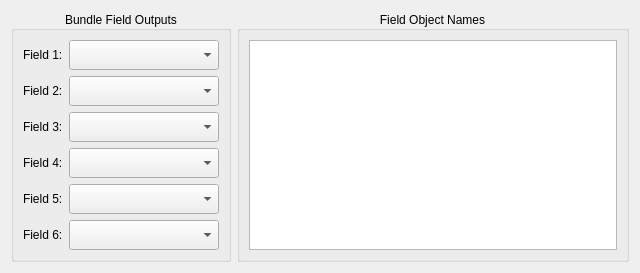
<?xml version="1.0" encoding="UTF-8"?>
<ui version="4.0">
 <class>GetFieldsFromBundleDialog</class>
 <widget class="QDialog" name="GetFieldsFromBundleDialog">
  <property name="geometry">
   <rect>
    <x>0</x>
    <y>0</y>
    <width>640</width>
    <height>273</height>
   </rect>
  </property>
  <property name="minimumSize">
   <size>
    <width>640</width>
    <height>273</height>
   </size>
  </property>
  <property name="windowTitle">
   <string>Dialog</string>
  </property>
  <layout class="QHBoxLayout" name="horizontalLayout">
   <item>
    <widget class="QGroupBox" name="groupBox">
     <property name="sizePolicy">
      <sizepolicy hsizetype="Preferred" vsizetype="Ignored">
       <horstretch>0</horstretch>
       <verstretch>0</verstretch>
      </sizepolicy>
     </property>
     <property name="maximumSize">
      <size>
       <width>16777215</width>
       <height>9999</height>
      </size>
     </property>
     <property name="title">
      <string>Bundle Field Outputs</string>
     </property>
     <property name="alignment">
      <set>Qt::AlignCenter</set>
     </property>
     <layout class="QGridLayout" name="gridLayout_2">
      <item row="0" column="0">
       <widget class="QLabel" name="label">
        <property name="text">
         <string>Field 1:</string>
        </property>
       </widget>
      </item>
      <item row="1" column="0">
       <widget class="QLabel" name="label_2">
        <property name="text">
         <string>Field 2:</string>
        </property>
       </widget>
      </item>
      <item row="2" column="0">
       <widget class="QLabel" name="label_3">
        <property name="text">
         <string>Field 3:</string>
        </property>
       </widget>
      </item>
      <item row="3" column="0">
       <widget class="QLabel" name="label_4">
        <property name="text">
         <string>Field 4:</string>
        </property>
       </widget>
      </item>
      <item row="4" column="0">
       <widget class="QLabel" name="label_5">
        <property name="text">
         <string>Field 5:</string>
        </property>
       </widget>
      </item>
      <item row="5" column="0">
       <widget class="QLabel" name="label_6">
        <property name="text">
         <string>Field 6:</string>
        </property>
       </widget>
      </item>
      <item row="0" column="1">
       <widget class="QComboBox" name="fieldComboBox1_">
        <property name="minimumSize">
         <size>
          <width>150</width>
          <height>30</height>
         </size>
        </property>
       </widget>
      </item>
      <item row="1" column="1">
       <widget class="QComboBox" name="fieldComboBox2_">
        <property name="minimumSize">
         <size>
          <width>0</width>
          <height>30</height>
         </size>
        </property>
       </widget>
      </item>
      <item row="2" column="1">
       <widget class="QComboBox" name="fieldComboBox3_">
        <property name="minimumSize">
         <size>
          <width>0</width>
          <height>30</height>
         </size>
        </property>
       </widget>
      </item>
      <item row="3" column="1">
       <widget class="QComboBox" name="fieldComboBox4_">
        <property name="minimumSize">
         <size>
          <width>0</width>
          <height>30</height>
         </size>
        </property>
       </widget>
      </item>
      <item row="4" column="1">
       <widget class="QComboBox" name="fieldComboBox5_">
        <property name="minimumSize">
         <size>
          <width>0</width>
          <height>30</height>
         </size>
        </property>
       </widget>
      </item>
      <item row="5" column="1">
       <widget class="QComboBox" name="fieldComboBox6_">
        <property name="minimumSize">
         <size>
          <width>0</width>
          <height>30</height>
         </size>
        </property>
       </widget>
      </item>
     </layout>
    </widget>
   </item>
   <item>
    <widget class="QGroupBox" name="groupBox_2">
     <property name="maximumSize">
      <size>
       <width>16777215</width>
       <height>9999</height>
      </size>
     </property>
     <property name="title">
      <string>Field Object Names</string>
     </property>
     <property name="alignment">
      <set>Qt::AlignCenter</set>
     </property>
     <layout class="QGridLayout" name="gridLayout">
      <item row="0" column="0">
       <widget class="QListWidget" name="fieldObjectListWidget_"/>
      </item>
     </layout>
    </widget>
   </item>
  </layout>
 </widget>
 <resources/>
 <connections/>
</ui>
